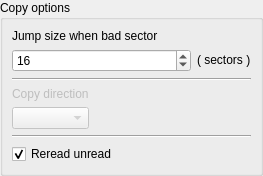
<?xml version="1.0" encoding="UTF-8"?>
<ui version="4.0">
 <class>CopyPropertiesWidget</class>
 <widget class="QWidget" name="CopyPropertiesWidget">
  <property name="geometry">
   <rect>
    <x>0</x>
    <y>0</y>
    <width>263</width>
    <height>168</height>
   </rect>
  </property>
  <property name="windowTitle">
   <string>Form</string>
  </property>
  <layout class="QVBoxLayout" name="verticalLayout_4">
   <property name="margin">
    <number>0</number>
   </property>
   <item>
    <widget class="QGroupBox" name="groupBox">
     <property name="title">
      <string>Copy options</string>
     </property>
     <layout class="QVBoxLayout" name="verticalLayout">
      <item>
       <layout class="QVBoxLayout" name="verticalLayout_7">
        <item>
         <layout class="QVBoxLayout" name="verticalLayout_2">
          <item>
           <widget class="QLabel" name="label_3">
            <property name="sizePolicy">
             <sizepolicy hsizetype="Preferred" vsizetype="Fixed">
              <horstretch>0</horstretch>
              <verstretch>0</verstretch>
             </sizepolicy>
            </property>
            <property name="text">
             <string>Jump size when bad sector</string>
            </property>
           </widget>
          </item>
          <item>
           <layout class="QHBoxLayout" name="horizontalLayout_2">
            <item>
             <widget class="QSpinBox" name="jumpSizeBox">
              <property name="sizePolicy">
               <sizepolicy hsizetype="Expanding" vsizetype="Fixed">
                <horstretch>0</horstretch>
                <verstretch>0</verstretch>
               </sizepolicy>
              </property>
              <property name="maximum">
               <number>999999999</number>
              </property>
              <property name="value">
               <number>16</number>
              </property>
             </widget>
            </item>
            <item>
             <widget class="QLabel" name="label_4">
              <property name="sizePolicy">
               <sizepolicy hsizetype="Preferred" vsizetype="Fixed">
                <horstretch>0</horstretch>
                <verstretch>0</verstretch>
               </sizepolicy>
              </property>
              <property name="text">
               <string>( sectors )</string>
              </property>
             </widget>
            </item>
           </layout>
          </item>
         </layout>
        </item>
       </layout>
      </item>
      <item>
       <widget class="Line" name="line">
        <property name="orientation">
         <enum>Qt::Horizontal</enum>
        </property>
       </widget>
      </item>
      <item>
       <layout class="QHBoxLayout" name="horizontalLayout">
        <item>
         <layout class="QVBoxLayout" name="verticalLayout_3">
          <item>
           <widget class="QLabel" name="label_5">
            <property name="enabled">
             <bool>false</bool>
            </property>
            <property name="sizePolicy">
             <sizepolicy hsizetype="Preferred" vsizetype="Fixed">
              <horstretch>0</horstretch>
              <verstretch>0</verstretch>
             </sizepolicy>
            </property>
            <property name="text">
             <string>Copy direction</string>
            </property>
           </widget>
          </item>
          <item>
           <widget class="QComboBox" name="directionCombo">
            <property name="enabled">
             <bool>false</bool>
            </property>
           </widget>
          </item>
         </layout>
        </item>
        <item>
         <spacer name="horizontalSpacer">
          <property name="orientation">
           <enum>Qt::Horizontal</enum>
          </property>
          <property name="sizeHint" stdset="0">
           <size>
            <width>40</width>
            <height>20</height>
           </size>
          </property>
         </spacer>
        </item>
       </layout>
      </item>
      <item>
       <widget class="Line" name="line_2">
        <property name="orientation">
         <enum>Qt::Horizontal</enum>
        </property>
       </widget>
      </item>
      <item>
       <widget class="QCheckBox" name="readUnread">
        <property name="text">
         <string>Reread unread</string>
        </property>
        <property name="checked">
         <bool>true</bool>
        </property>
       </widget>
      </item>
     </layout>
     <zorder>line</zorder>
     <zorder></zorder>
     <zorder>line_2</zorder>
     <zorder>readUnread</zorder>
    </widget>
   </item>
  </layout>
 </widget>
 <resources/>
 <connections>
  <connection>
   <sender>jumpSizeBox</sender>
   <signal>valueChanged(int)</signal>
   <receiver>CopyPropertiesWidget</receiver>
   <slot>JumpSizeChanged(int)</slot>
   <hints>
    <hint type="sourcelabel">
     <x>189</x>
     <y>54</y>
    </hint>
    <hint type="destinationlabel">
     <x>318</x>
     <y>40</y>
    </hint>
   </hints>
  </connection>
  <connection>
   <sender>directionCombo</sender>
   <signal>currentIndexChanged(int)</signal>
   <receiver>CopyPropertiesWidget</receiver>
   <slot>DirectionChanged(int)</slot>
   <hints>
    <hint type="sourcelabel">
     <x>130</x>
     <y>122</y>
    </hint>
    <hint type="destinationlabel">
     <x>318</x>
     <y>17</y>
    </hint>
   </hints>
  </connection>
  <connection>
   <sender>readUnread</sender>
   <signal>stateChanged(int)</signal>
   <receiver>CopyPropertiesWidget</receiver>
   <slot>ReadUnReadChanged(int)</slot>
   <hints>
    <hint type="sourcelabel">
     <x>285</x>
     <y>145</y>
    </hint>
    <hint type="destinationlabel">
     <x>318</x>
     <y>128</y>
    </hint>
   </hints>
  </connection>
 </connections>
 <slots>
  <slot>JumpSizeChanged(int)</slot>
  <slot>DirectionChanged(int)</slot>
  <slot>ReadUnReadChanged(int)</slot>
 </slots>
</ui>
